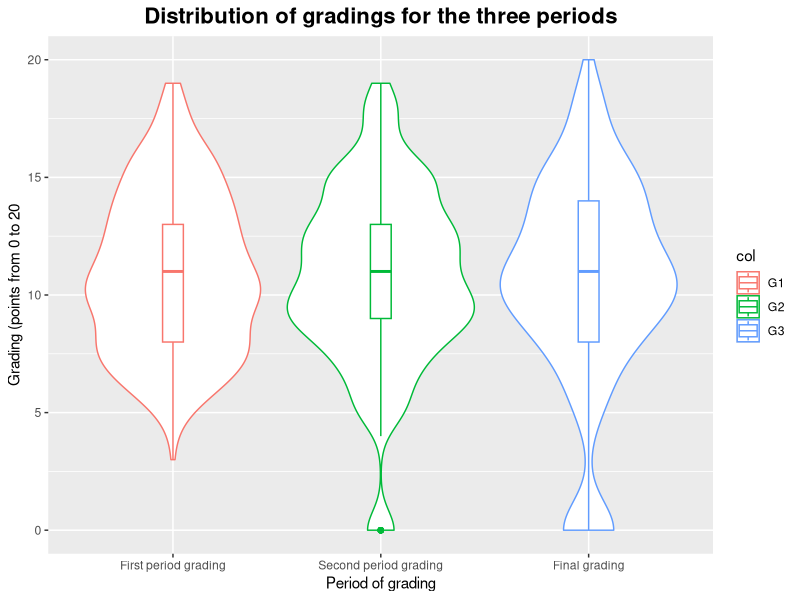
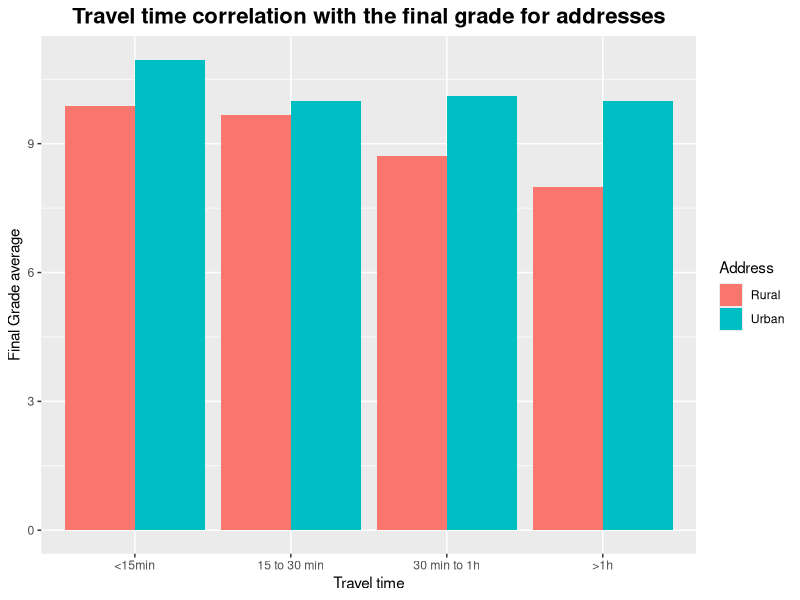
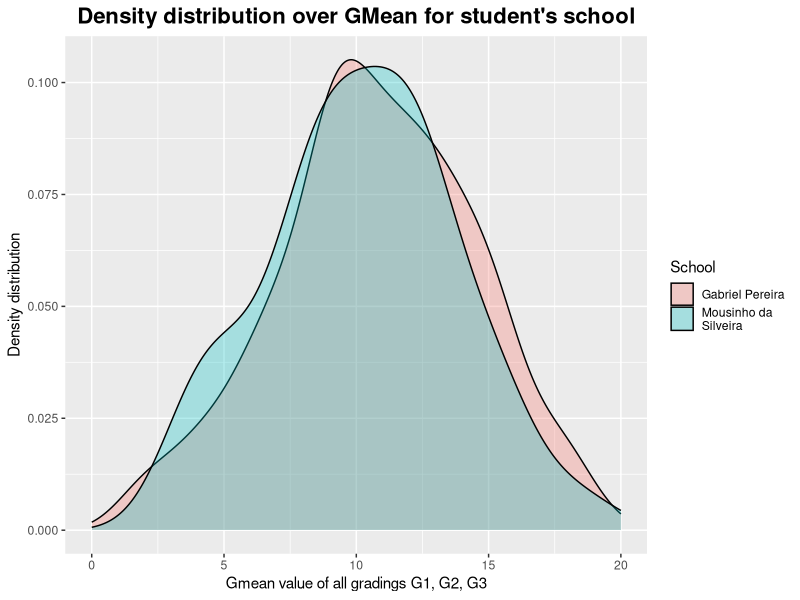
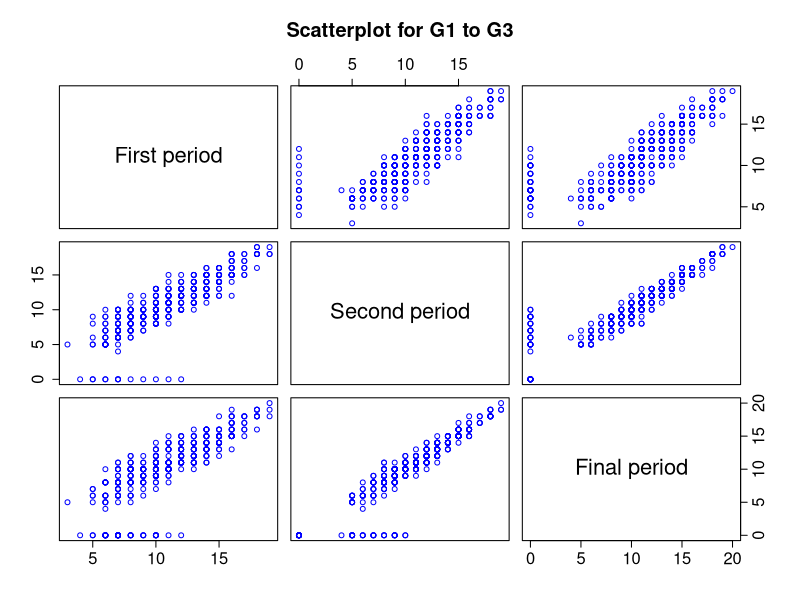
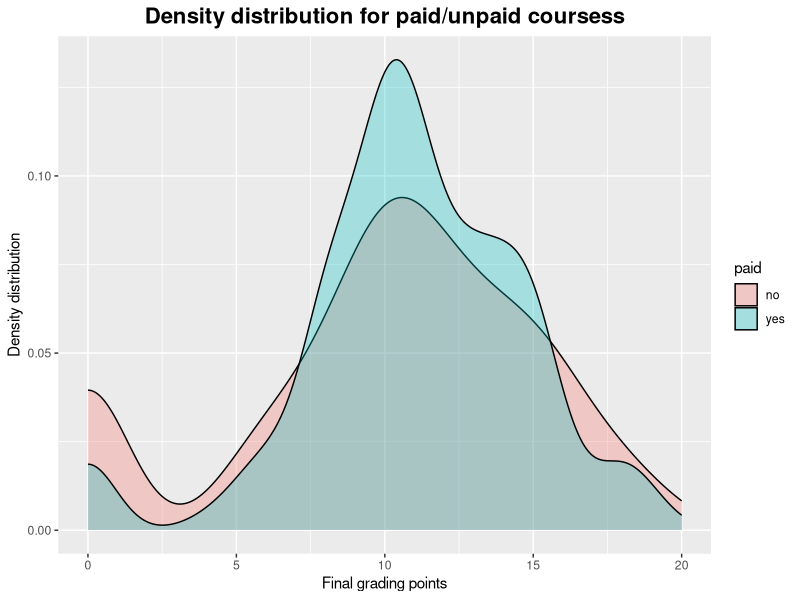
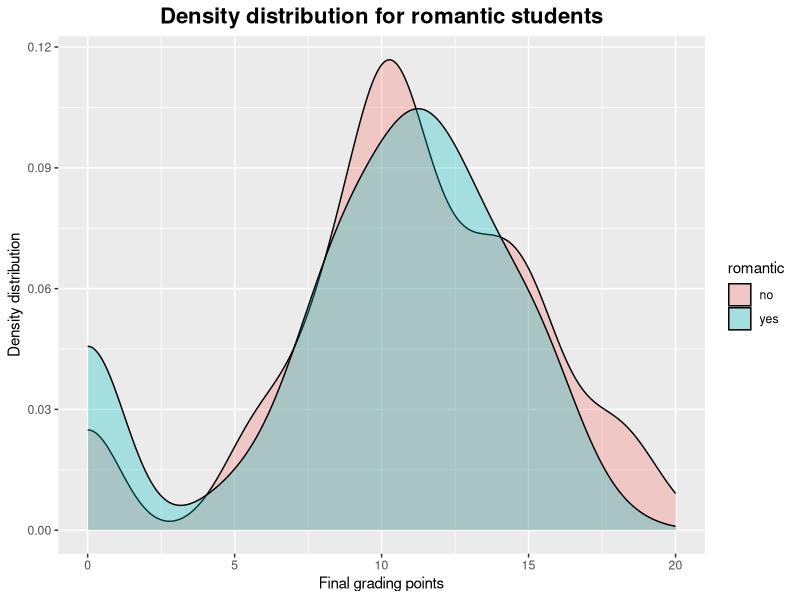
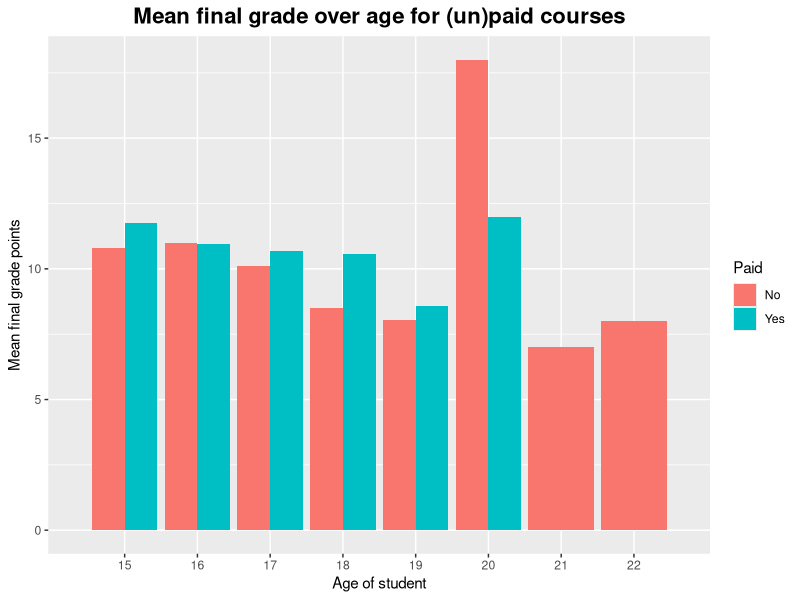
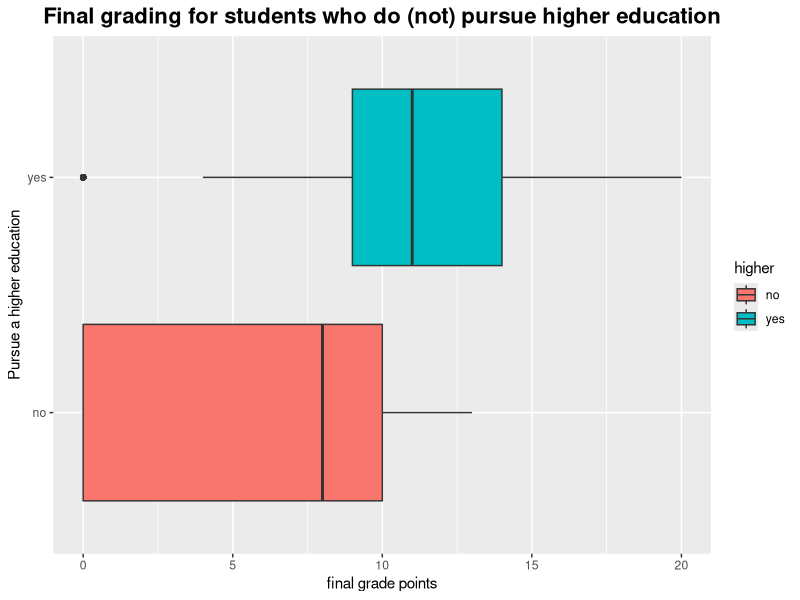

Write R code to recreate these figures, in order.
library(dplyr)
library(ggplot2)
library(tidyverse)

# 2.1
# Load data, check for missing elements, correct things and store again
data <- read.csv("student-mat.csv") #Assuming the wd is where the file is
head(data, 10)

# Define filters for columns
school_c <- c("GP", "MS")
sex_c <- c("F", "M")
age_range_c <- c(15:22)
address_c <- c("U", "R")
famsize_c <- c("LE3", "GT3")
Pstatus_c <- c("T", "A")
traveltime_c <- c(1,2,3,4)
studytime_c <- c(1,2,3,4)
failures_c <- c(0,1,3)
binary_c <- c("yes", "no")
low_high_c <- c(1:5)
absence_c <- c(0:93)
g_c <- c(0:20)

# Display values out of range

data %>%
  filter(!school %in% school_c)
data %>%
  filter(!sex %in% sex_c)
data %>%
  filter(!age %in% age_range_c)
data %>%
  filter(!address %in% address_c)
data %>%
  filter(!famsize %in% famsize_c)
data %>%
  filter(!Pstatus %in% Pstatus_c)
data %>%
  filter(!traveltime %in% traveltime_c)
data %>%
  filter(!studytime %in% studytime_c)
data %>%
  filter(!failures %in% failures_c)
data %>%
  filter(!schoolsup %in% binary_c)
data %>%
  filter(!famsup %in% binary_c)
data %>%
  filter(!paid %in% binary_c)
data %>%
  filter(!activities %in% binary_c)
data %>%
  filter(!nursery %in% binary_c)
data %>%
  filter(!higher %in% binary_c)
data %>%
  filter(!internet %in% binary_c)
data %>%
  filter(!romantic %in% binary_c)
data %>%
  filter(!famrel %in% low_high_c)
data %>%
  filter(!freetime %in% low_high_c)
data %>%
  filter(!goout %in% low_high_c)
data %>%
  filter(!Dalc %in% low_high_c)
data %>%
  filter(!Walc %in% low_high_c)
data %>%
  filter(!health %in% low_high_c)
data %>%
  filter(!absences %in% absence_c)
data %>%
  filter(!G1 %in% g_c)
data %>%
  filter(!G2 %in% g_c)
data %>%
  filter(!G3 %in% g_c)

# Correct outliers from data
# Drop NA and empty string rows from data
data <- data[-which(data$famsize == ""), ]
data <- na.omit(data)

data <- data %>%
  mutate(school = replace(school, school=="Gp", "GP"))

data <- data %>%
  mutate(failures = replace(failures, failures == 2, 3))

data <- data %>%
  mutate(paid = replace(paid, paid == "ye", "yes"))

data <- data %>%
  mutate(activities = replace(activities, activities == "No", "no"))

data <- data %>%
  mutate(romantic = replace(romantic, romantic == "YES", "yes"))

data <- data %>%
  mutate(G3 = replace(G3, G3 == 100, 10))

#Write cleaned data to file
data$X <- NULL #Remove ID column
write.csv(data, file="cleanded_data.csv") 

# 2.2 
# Describe findings in plots

# Plot the 3 violin plots
# Load data which only contains G1 to G3
gdata <- data[c("G1", "G2", "G3")]
head(gdata)
# Plot it
gdata %>%
  gather(col,val) %>%
  ggplot(aes(col, val, color=col)) +
  ggtitle("Distribution of gradings for the three periods") +
  geom_violin() +
  geom_boxplot(width=0.1) +
  scale_x_discrete(name ="Period of grading", labels=c("First period grading","Second period grading","Final grading")) +
  ylab("Grading (points from 0 to 20") +
  scale_fill_discrete(name = "Period", labels = c("First period", "Second period", "Final period")) +
  theme(
    plot.title = element_text(size = 16, face = "bold", hjust = 0.5),
  )
ggsave("img/01_violin_plot.png")

# Bar chart for address, traveltime and G3
ggplot(data,aes(x=traveltime, y=G3, fill=address))+
  geom_bar(position = "dodge", stat = 'summary', fun="mean") +
  ggtitle("Travel time correlation with the final grade for addresses") +
  scale_x_discrete(name ="Travel time", limits=c("<15min","15 to 30 min","30 min to 1h", ">1h")) +
  ylab("Final Grade average") +
  scale_fill_discrete(name = "Address", labels = c("Rural", "Urban")) +
  labs(color = "dose") +
  theme(
    plot.title = element_text(size = 16, face = "bold", hjust = 0.5),
  )
ggsave("img/02_bar_chart.png")

#Create gmean out of G1 to G3 for each row
data["gmean"] <- rowMeans(data[c("G1", "G2", "G3")])
#Plot gmean
ggplot(data, aes(x=gmean, fill=school)) +
  geom_density(alpha=0.3) +
  ggtitle("Density distribution over GMean for student's school") +
  scale_fill_discrete(name = "School", labels = c("Gabriel Pereira", "Mousinho da
Silveira")) +
  xlab("Gmean value of all gradings G1, G2, G3") +
  ylab("Density distribution") +
  scale_x_continuous(limits = c(0, 20)) +
  theme(
    plot.title = element_text(size = 16, face = "bold", hjust = 0.5),
  )
ggsave("img/03_density_distribution.png")

# Do scatterplot matrix for G1 to G3 (i.e. G1 and G2, G1 and G3, G2 and G3)
# Maybe make more beautiful
pairs(~G1+G2+G3, col="blue", data=data, main="Scatterplot for G1 to G3", labels=c("First period", "Second period", "Final period"), cex.axis = 1.5)
#Save to file
png("img/04_scatterplot.png", width = 1000, height = 1000)
pairs(~G1+G2+G3, col="blue", data=data, main="Scatterplot for G1 to G3", labels=c("First period", "Second period", "Final period"), cex.axis = 1.5)
dev.off()

# Task 2.3 - More analysis
# pairs(~G3+traveltime+famrel, data=data, main="Scatterplot")
ggplot(data, aes(x=G3, fill=paid)) +
  geom_density(alpha=0.3) +
  labs(
    title = "Density distribution for paid/unpaid coursess",
    x = "Final grading points",
    y = "Density distribution"
  ) +
  scale_x_continuous(limits = c(0, 20))+
  theme(
    plot.title = element_text(size = 16, face = "bold", hjust = 0.5),
  )
ggsave("img/05_density_paid.png")
# Finding: Paid courses have far less dropout (0 points), students are more likely to pass

ggplot(data, aes(x=G3, fill=romantic)) +
  geom_density(alpha=0.3) +
  labs(
    title = "Density distribution for romantic students",
    x = "Final grading points",
    y = "Density distribution"
  ) +
  scale_x_continuous(limits = c(0, 20)) +
  theme(
    plot.title = element_text(size = 16, face = "bold", hjust = 0.5),
  )
ggsave("img/06_density_romantic.png")
# Finding: Romantic students have a higher average grade, but also a higher dropout rate

ggplot(data,aes(x=age, y=G3,fill=paid)) +
  geom_bar(position = "dodge", stat = "summary", fun = "mean") +
  labs(
    title = "Mean final grade over age for (un)paid courses",
    x = "Age of student",
    y = "Mean final grade points"
  ) +
  scale_x_discrete(limit = c(15:22)) +
  scale_fill_discrete(name = "Paid", labels = c("No", "Yes")) +
  theme(
    plot.title = element_text(size = 16, face = "bold", hjust = 0.5),
  )
ggsave("img/07_mean_age_paid.png")
# On average paid students perform better overall, except for the age of 20

ggplot(data, aes(x=higher, y=G3, fill=higher)) +
  geom_boxplot() +
  labs(
    title = "Final grading for students who do (not) pursue higher education",
    x = "Pursue a higher education",
    y = "final grade points"
  ) +
  coord_flip()+
  theme(
    plot.title = element_text(size = 16, face = "bold", hjust = 0.5),
  )
ggsave("img/08_boxplot_higher.png")
# Potentially more motivated if student want to get higher education -> Motivate the shit out of them

ggplot(data, aes(x=sex, y=G3, fill=sex)) +
  geom_boxplot() +
  labs(
    title = "Final grading for male and female students",
    x = "Sex",
    y = "Final Grading points"
  ) +
  coord_flip() +
  scale_fill_discrete(name = "Sex", labels = c("Female", "Male")) +
  theme(
    plot.title = element_text(size = 16, face = "bold", hjust = 0.5),
  )
ggsave("img/09_boxplot_sex.png")
# Female people are a bit worse --> Maybe need more help / society is an asshole

